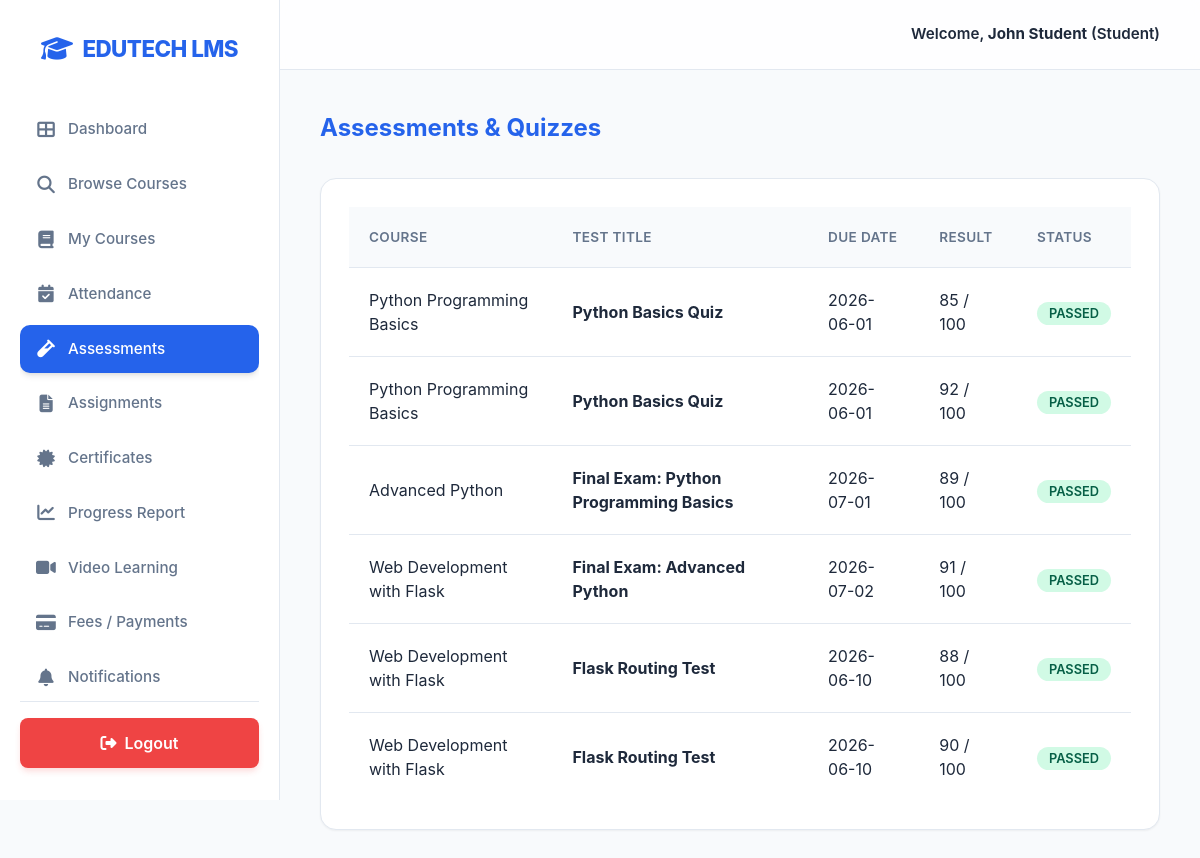
The page /student/assessments (signed in) on the database its author committed.
### tables this page shows
CREATE TABLE assessment_submissions (
    id INTEGER PRIMARY KEY AUTOINCREMENT,
    assessment_id INTEGER,
    student_id INTEGER,
    submission_text TEXT,
    marks INTEGER DEFAULT 0,
    status TEXT DEFAULT 'pending',
    submitted_at TEXT
, obtained_marks INTEGER DEFAULT 0, total_marks INTEGER DEFAULT 100);

CREATE TABLE courses (
        id INTEGER PRIMARY KEY AUTOINCREMENT,
        title TEXT NOT NULL,
        description TEXT,
        category TEXT,
        price REAL DEFAULT 0.0,
        status TEXT DEFAULT 'draft', -- draft, published
        faculty_id INTEGER,
        created_at TIMESTAMP DEFAULT CURRENT_TIMESTAMP, thumbnail TEXT, difficulty TEXT, duration TEXT, instructor_name TEXT, video_url TEXT,
        FOREIGN KEY (faculty_id) REFERENCES users (id)
    );

CREATE TABLE assessments (
    id INTEGER PRIMARY KEY AUTOINCREMENT,
    student_id INTEGER,
    course_id INTEGER,
    title TEXT,
    marks INTEGER,
    total_marks INTEGER,
    status TEXT,
    due_date TEXT
);

### app.py (the view)
@app.route('/student/assessments')
@login_required(role='student')
def student_assessments():
    conn = get_db()
    student_id = session['user_id']
    assessments = conn.execute("""
        SELECT a.*, c.title as course_title, s.obtained_marks, s.status as sub_status
        FROM assessments a
        JOIN courses c ON a.course_id = c.id
        JOIN enrollments e ON c.id = e.course_id
        LEFT JOIN assessment_submissions s ON a.id = s.assessment_id AND s.student_id = ?
        WHERE e.student_id = ?
    """, (student_id, student_id)).fetchall()
    conn.close()
    return render_template('student_assessments.html', assessments=assessments)

### app.py (called while the page is built)
def login_required(role=None):
    def wrapper(f):
        @wraps(f)
        def decorated_function(*args, **kwargs):
            if 'user_id' not in session:
                return redirect(url_for('login'))
            if role and session.get('role') != role:
                flash('Unauthorized access!', 'danger')
                return redirect(url_for('dashboard'))
            return f(*args, **kwargs)
        return decorated_function
    return wrapper

### database.py (called while the page is built)
def get_db():
    conn = sqlite3.connect(DB_NAME, check_same_thread=False)
    conn.row_factory = sqlite3.Row
    return conn

### templates/student_assessments.html
{% extends "base.html" %}
{% block content %}
<h2 style="margin-bottom: 2rem; color: var(--primary-color);">Assessments & Quizzes</h2>
<div class="card">
    <table>
        <thead>
            <tr>
                <th>Course</th>
                <th>Test Title</th>
                <th>Due Date</th>
                <th>Result</th>
                <th>Status</th>
            </tr>
        </thead>
        <tbody>
            {% for a in assessments %}
            <tr>
                <td>{{ a.course_title }}</td>
                <td><strong>{{ a.title }}</strong></td>
                <td>{{ a.due_date }}</td>
                <td>{{ a.obtained_marks or 'N/A' }} / {{ a.total_marks }}</td>
                <td>
                    {% if a.sub_status == 'completed' %}
                    <span style="background: #D1FAE5; color: #065F46; padding: 4px 12px; border-radius: 20px; font-size: 0.8rem; font-weight: 600;">PASSED</span>
                    {% else %}
                    <span style="color: var(--text-muted); font-weight: 600;">NOT ATTEMPTED</span>
                    {% endif %}
                </td>
            </tr>
            {% endfor %}
        </tbody>
    </table>
</div>
{% endblock %}

### static/css/style.css (style rules this page uses)
:root { --primary-color: #2563EB; --primary-light: #60A5FA; --primary-dark: #1E40AF; --bg-color: #F8FAFC; --card-bg: #FFFFFF; --text-main: #1E293B; --text-muted: #64748B; --border-color: #E2E8F0; --success-color: #10B981; --danger-color: #EF4444; --accent-color: #F59E0B; --shadow-sm: 0 1px 2px 0 rgba(0, 0, 0, 0.05); --shadow: 0 4px 6px -1px rgba(0, 0, 0, 0.1), 0 2px 4px -1px rgba(0, 0, 0, 0.06); --shadow-md: 0 10px 15px -3px rgba(0, 0, 0, 0.1), 0 4px 6px -2px rgba(0, 0, 0, 0.05); }
* { box-sizing: border-box; margin: 0; padding: 0; font-family: 'Inter', 'Segoe UI', system-ui, -apple-system, sans-serif; }
body { background-color: var(--bg-color); color: var(--text-main); display: flex; min-height: 100vh; line-height: 1.5; }
.card { background: var(--card-bg); border-radius: 16px; padding: 1.75rem; box-shadow: var(--shadow-sm); border: 1px solid var(--border-color); margin-bottom: 1.75rem; transition: all 0.3s ease; }
table { width: 100%; border-collapse: collapse; background: white; }
th, td { padding: 1.25rem; text-align: left; border-bottom: 1px solid var(--border-color); }
th { background-color: #F8FAFC; color: var(--text-muted); font-weight: 600; font-size: 0.85rem; text-transform: uppercase; letter-spacing: 0.025em; }
tr:last-child td { border-bottom: none; }

### rows shown on the page
assessment_submissions: course_title "Python Programming Basics", title "Python Basics Quiz", due_date "2026-06-01", obtained_marks "85", total_marks "100", status "PASSED"
assessment_submissions: course_title "Python Programming Basics", title "Python Basics Quiz", due_date "2026-06-01", obtained_marks "92", total_marks "100", status "PASSED"
assessment_submissions: course_title "Advanced Python", title "Final Exam: Python Programming Basics", due_date "2026-07-01", obtained_marks "89", total_marks "100", status "PASSED"
assessment_submissions: course_title "Web Development with Flask", title "Final Exam: Advanced Python", due_date "2026-07-02", obtained_marks "91", total_marks "100", status "PASSED"
assessment_submissions: course_title "Web Development with Flask", title "Flask Routing Test", due_date "2026-06-10", obtained_marks "88", total_marks "100", status "PASSED"
assessment_submissions: course_title "Web Development with Flask", title "Flask Routing Test", due_date "2026-06-10", obtained_marks "90", total_marks "100", status "PASSED"

### other values the page prints
{{ session.get('name') }} "John Student"
{{ session.get('role')|capitalize }} "Student"
